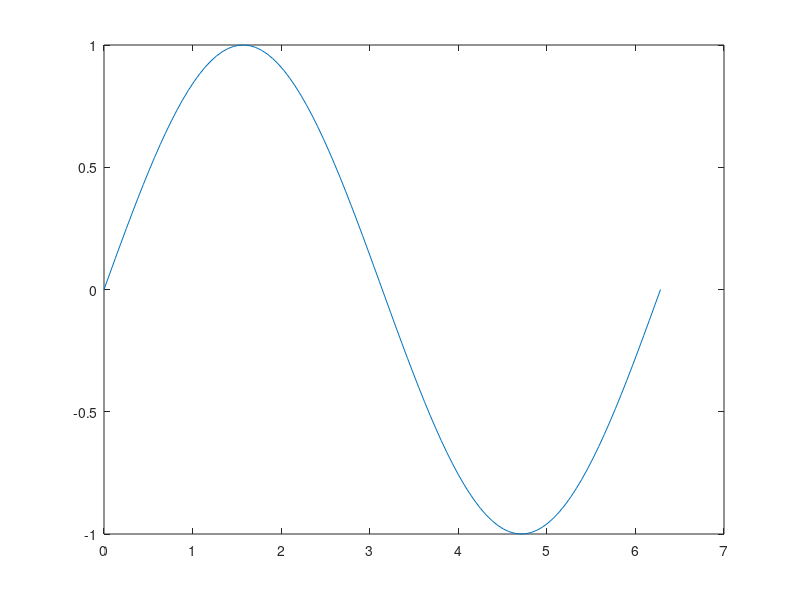
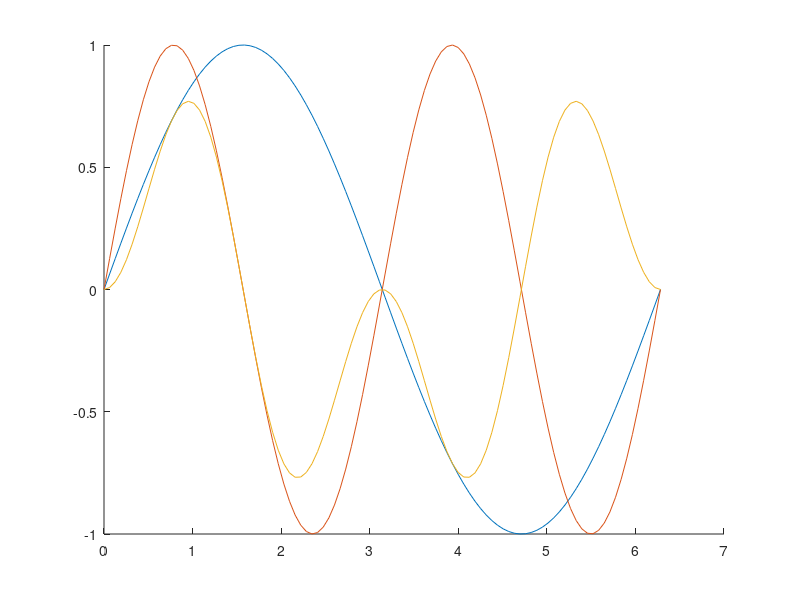
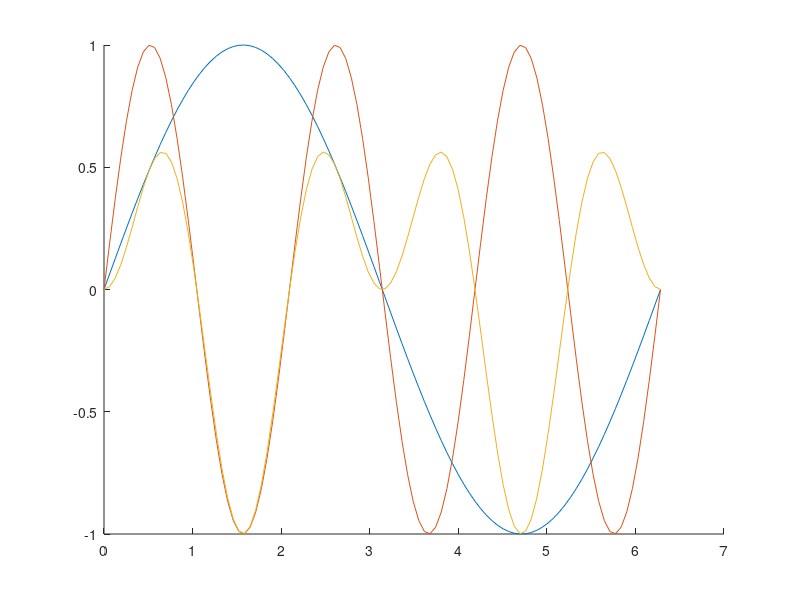
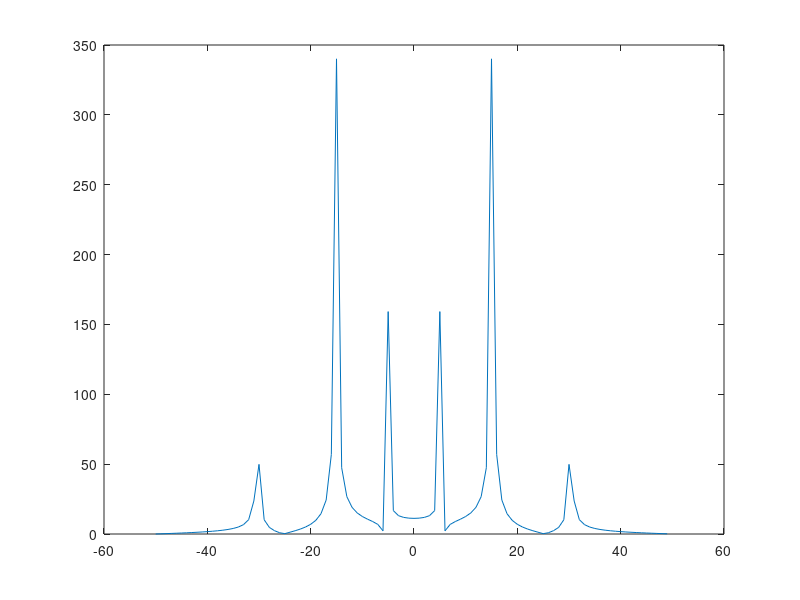

The MATLAB source for these figures, in order: (Note: this script raises an error after producing the figures.)
%% Homework 3
% Ezra Davis (epd9)
%% 1 Linear Independence and basis
%% 1a
% $\alpha \vec u + \beta \vec v = [6.5, 0.5]^T$ is a linear combination of
% $\vec u$ and $\vec b$ by definition because it is the sum of scalar
% multiplications of $\vec u$ and $\vec b$.
alpha = 2;
beta = 1.5;
u = [1, 1].';
v = [3, -1].';
alpha * u + beta * v

%% 1b
% $\alpha' = 7, \beta' = -1$.
alpha = 7;
beta = -1;
alpha * u + beta * v

%% 1c
M = [u,v];
M_inverse = inv(M);
M_inverse * [4, 8].'

%% 1d
% They are independent - $\vec x$ is not a multiple of $\vec y$, they have
% the same 1st value, but different 2nd value, so they must be linearly
% independent.
%% 1e
% $\vec x$ and $\vec y$ *cannot* form a basis for $\mathbb{R}^3$ because
% two vectors can at most define a plane.
% Incidently, $[1, 0, 2]^T$ cannot be a multiple of those two vectors
% because, even leaving out the 2nd value, $\alpha [1,-1] + \beta [1, -1] \neq [1, 2]$
x = [1,1,-1].';
y = [1,-1,-1].';

%% 1f
% Those vectors are all linearly independent and thus cover $\mathbb{R}^3$
% Despite this, they are not orthogonal.
%% 1g
% The identity matrix's columns is the *classic* orthogonal basis.
% All of them are independent (so it's a basis), and all of them are
% orthogonal (easily shown).
% If $[\vec i, \vec j, \vec k] = I_3$, then $[2,1,7]^T = 2\vec i + 1 \vec j + 7 \vec k$

%% 1h
% They form an orthogonal basis, and we can normalize them to be
% $[1/\sqrt(2), 1/\sqrt(2)]^T$ and $[1/\sqrt(2), -1/\sqrt(2)]^T$
%% 1i
% $[\alpha, \beta]^T = [1, -2]^T$ (which I can solve for in my head.
%% 2 Intro to Fourier series
%% 2a
t = linspace(0, 2*pi);
y1 = sin(t);
plot(t, y1);
%% 2b
% Oddly, I didn't expect the multiplied values to look so similar.
% Both are mirrored around $\pi$.
figure();
hold on;
y2 = sin(2*t);
plot(t, y1);
plot(t, y2);
plot(t, y1.*y2);

figure();
hold on;
plot(t, y1);
plot(t, sin(3*t));
plot(t, y1.*sin(3*t));
hold off;
%% 2c
% The dot product is almost 0, so they are orthogonal.
% I'd consider y1 and y2 to be vectors primarily that approximate the sin
% function (though mathematically it's easy enough to convert a vector into
% a function with a very small domain).
dot(y1, y2)
%% 2d
% These are also orthogonal.
dot(cos(t), y1)
dot(sin(3*t), y1)
dot(sin(3*t), y2)
%% 2e
% The locations of the peaks in the FFT correspond to the frequencies of
% the cosines, and the height of the peaks to roughly 5 fimes the
% amplitude.
figure();
w = 3*cos(5*t) + 7*cos(15*t)+1.2*cos(30*t);
f = -50:49; % t has length 100
W = abs(fftshift(fft(w)));
plot(f, W);
%% 2f
% The sawtooth isn't very periodic, having peaks on odd frequencies,
% decreasing exponentially from frequency=1.
figure()
w = sawtooth(t, 0.5);
W = abs(fftshift(fft(w)));
plot(f, W);
%% 2g
% This is smooth - it's shaped much like the previous sawtooth(t, 0.5), but
% has non-zero values for even frequencies.
figure();
w = sawtooth(t);
W = abs(fftshift(fft(w)));
% plot(w); % Looks like a straight line except has a value of 0 at the last
% index
plot(f, W);
%% 3 Discrete convolution in 1-D
%% 3a
figure();
squares_convolved = [0,0,0,1,2,3,4,5,4,3,2,1,0,0,0] * 4;
stem(-7:7, squares_convolved);
axis equal;
grid on;
%%
bumps_convolved = [1,3,5,7,12,14,11,4,1,0,0,0,0];
stem(-6:6, bumps_convolved);
axis equal;
grid on;
%%
spikes_convolved = [0,0,4,7,5,3,1,4,7,5,3,1,0,0,0,0];
stem(spikes_convolved);
axis equal;
grid on;

%% 3b
% $[0,0,-1,-1,5,-1,-1,0,0]$ is a pretty good lateral inhibitory network for
% limulus.
%% 4 Fourier Transform and convolutions in 2-D
%% 4a
% $$ \cos(\theta) = 0.5 * (e^{i\theta} + e^{-i\theta}) $$
%
% $$ = 0.5 * (\cos(\theta) + i\sin(\theta) + (\cos(-\theta) + i\sin(-\theta))) $$
%
% $$ = 0.5 * (2\cos(\theta) + i\sin(\theta) - i\sin(-\theta)) $$
%
% Because $\sin(-\theta) = -\sin(\theta)$:
%
% $$ = \cos(\theta) $$
%
%
% $$ \sin(\theta) = 0.5i * (e^{i\theta} - e^{-i\theta}) $$
%
% $$ = 0.5i * (\cos(\theta) + i\sin(\theta) - (\cos(-\theta) + i\sin(-\theta))) $$
%
% $$ = 0.5i * (\cos(\theta) - \cos(-\theta) + i\sin(\theta) - i\sin(-\theta)) $$
%
% $$ = 0.5i * 2i \sin (\theta) $$
%
% $$ \sin(\theta)$$

%% 4b

axis auto
x = 0:0.5:10;
f = x.*(10-x);
g = x.*(10-x).*(5-x);

fft_1 = fft(conv(f, g), 50);
plot( 0:49, real(fft_1), 0:49, imag(fft_1));

%%

fft_2 = fft(f, 50).* fft(g, 50);
plot(0:49, real(fft_2),0:49, imag(fft_2));

%% 5
%% 5a
% Code in blurfilter.m
%% 5b
% This is another gaussian function!
filt = blurfilter(1, 20);
% surf(filt); % <- a gaussian
% figure()

surf(abs(fftshift(fft2(filt, 100, 100))), 'EdgeColor','none');


%% 5c
% The inverse fft of the pointwise products of the fft are almost identical
% (there's a little offset) to the convolution.
paolina = imread('Paolina.tiff');
paolina_fft = fft2(paolina);
surf(abs(paolina_fft), 'EdgeColor','none');

imagesc(ifft2(fft2(filt, 480, 512).*paolina_fft));
figure;
imagesc(filter2(filt,paolina))

%% 5d
% This filter highlights edges!
% This could be considered a band pass because it permits frequencies that
% are roughly a certain distance from the origin in frequency space.
filt_d = blurfilter(2, 13)- blurfilter(1, 13);
filt_d = filt_d-mean(mean(filt_d)); % which is tiny... maybe we should scale it instead?

loki = imread('Loki.tiff');
steve = imread('Steve.tiff');
imshow([filter2(filt_d, loki),filter2(filt_d, steve)],[]);
figure()
surf(abs(fftshift(fft2(filt_d))), 'EdgeColor','none');


%% 5e
% This appears to apply a 'glow' effect to objects in the scene by making
% pixels less like their neighbors (with influence of a gaussian function).
figure();
imshow(unsharpmask(paolina, 5, 5));
figure();
imshow(unsharpmask(loki, 5, 5));
figure();
imshow(unsharpmask(steve, 5, 5));

%% 5f

sigma = 5;
amount = 5;
n = 6*sigma + 1;
img = im2double(loki);
filter = blurfilter(sigma, n);

% new stuff:
c = n/2 + 0.5; % center 'pixel' in filter
filter = -amount * filter; % -amount * blurred
filter(c,c) = filter(c,c) + amount + 1; % amount*mask+img = -amount*blurred + amount*img + img

filtered = filter2(filter, img);
imshow(filtered);